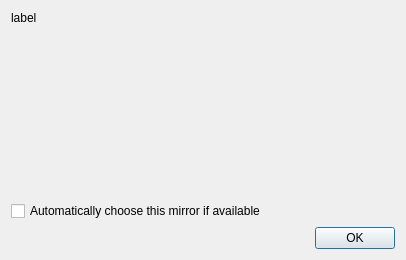
<?xml version="1.0" encoding="UTF-8"?>
<ui version="4.0">
 <class>MirrorPickerDialog</class>
 <widget class="QDialog" name="MirrorPickerDialog">
  <property name="geometry">
   <rect>
    <x>0</x>
    <y>0</y>
    <width>406</width>
    <height>260</height>
   </rect>
  </property>
  <property name="windowTitle">
   <string>Dialog</string>
  </property>
  <property name="modal">
   <bool>true</bool>
  </property>
  <layout class="QVBoxLayout" name="verticalLayout">
   <item>
    <layout class="QVBoxLayout" name="vlayout">
     <item>
      <widget class="QLabel" name="m_InfoLabel">
       <property name="text">
        <string>label</string>
       </property>
       <property name="alignment">
        <set>Qt::AlignLeading|Qt::AlignLeft|Qt::AlignTop</set>
       </property>
       <property name="wordWrap">
        <bool>true</bool>
       </property>
      </widget>
     </item>
     <item>
      <layout class="QVBoxLayout" name="m_MirrorListLayout"/>
     </item>
     <item>
      <widget class="QCheckBox" name="m_ApplyToAllCheckbox">
       <property name="text">
        <string>Automatically choose this mirror if available</string>
       </property>
      </widget>
     </item>
    </layout>
   </item>
   <item>
    <widget class="QDialogButtonBox" name="buttonBox">
     <property name="orientation">
      <enum>Qt::Horizontal</enum>
     </property>
     <property name="standardButtons">
      <set>QDialogButtonBox::Ok</set>
     </property>
    </widget>
   </item>
  </layout>
 </widget>
 <resources/>
 <connections>
  <connection>
   <sender>buttonBox</sender>
   <signal>accepted()</signal>
   <receiver>MirrorPickerDialog</receiver>
   <slot>accept()</slot>
   <hints>
    <hint type="sourcelabel">
     <x>248</x>
     <y>254</y>
    </hint>
    <hint type="destinationlabel">
     <x>157</x>
     <y>274</y>
    </hint>
   </hints>
  </connection>
  <connection>
   <sender>buttonBox</sender>
   <signal>rejected()</signal>
   <receiver>MirrorPickerDialog</receiver>
   <slot>reject()</slot>
   <hints>
    <hint type="sourcelabel">
     <x>316</x>
     <y>260</y>
    </hint>
    <hint type="destinationlabel">
     <x>286</x>
     <y>274</y>
    </hint>
   </hints>
  </connection>
 </connections>
</ui>
